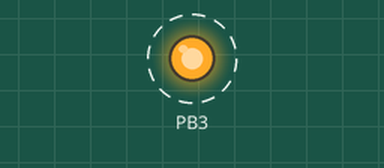
Bench run of a program on a simulated ATmega328P, built with avr-gcc and emulated at 16 MHz. On the bench: output pins drawn as LEDs (lit = HIGH). Dashed ring = blinking.

Above: at 0.5 s.
Timing chart, 0 to 4.6 s (numbered marks = the images above):
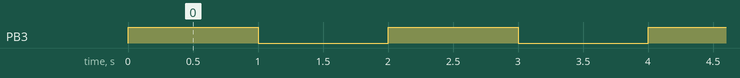

Measured:
- by itself, PB3: alternates HIGH for 1.0 s and LOW for 1.0 s

The program:

main.c
```c
/*
 * Blink.c
 *
 * Created: 1/24/2026 10:55:47 AM
 * Author : acer cc
 */

#define F_CPU 16000000UL //Defining crystal frequency
#include <avr/io.h>
#include<util/delay.h>


int main(void)
{
   DDRB = 0b00001000;   //Configuring PB3 as output
    while (1)
    {
		PORTB =0b00001000;  //Making PB3 = HIGH
		_delay_ms(1000);    //1000ms delay
		PORTB = 0b00000000; //Making PB3 = LOW
		_delay_ms(1000);    //1000ms delay
    }
}
```
